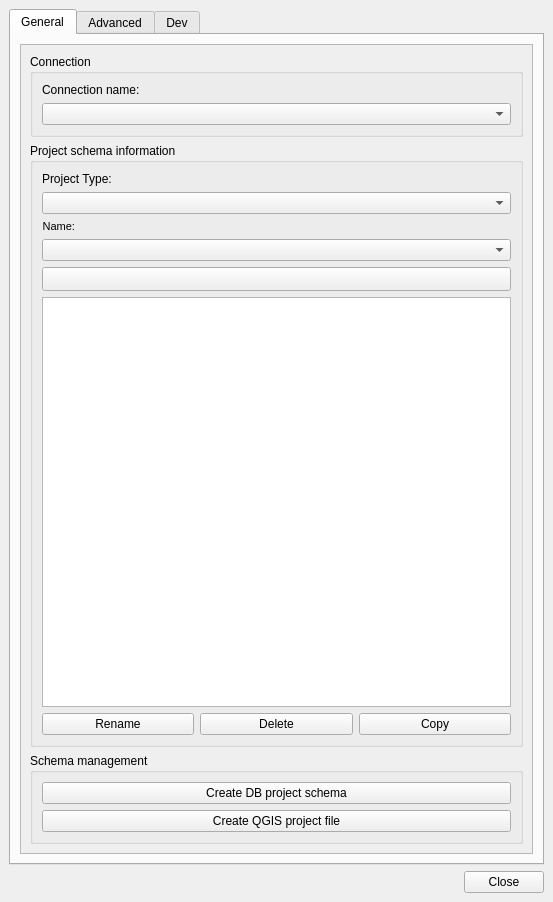
<?xml version="1.0" encoding="UTF-8"?>
<ui version="4.0">
 <class>dlg_admin_ui</class>
 <widget class="QMainWindow" name="dlg_admin_ui">
  <property name="geometry">
   <rect>
    <x>0</x>
    <y>0</y>
    <width>553</width>
    <height>902</height>
   </rect>
  </property>
  <property name="sizePolicy">
   <sizepolicy hsizetype="Expanding" vsizetype="Preferred">
    <horstretch>0</horstretch>
    <verstretch>0</verstretch>
   </sizepolicy>
  </property>
  <property name="maximumSize">
   <size>
    <width>16777215</width>
    <height>16777215</height>
   </size>
  </property>
  <property name="windowTitle">
   <string>Giswater</string>
  </property>
  <property name="unifiedTitleAndToolBarOnMac">
   <bool>false</bool>
  </property>
  <widget class="QWidget" name="centralwidget">
   <layout class="QGridLayout" name="gridLayout_4">
    <item row="5" column="0" colspan="16">
     <layout class="QHBoxLayout" name="horizontalLayout">
      <item>
       <widget class="QLabel" name="lbl_status">
        <property name="enabled">
         <bool>true</bool>
        </property>
        <property name="text">
         <string/>
        </property>
        <property name="pixmap">
         <pixmap>../../../Desktop/Edgar/READ SQL/images/status_ok.png</pixmap>
        </property>
        <property name="scaledContents">
         <bool>false</bool>
        </property>
       </widget>
      </item>
      <item>
       <widget class="QLabel" name="lbl_schema_name">
        <property name="text">
         <string/>
        </property>
       </widget>
      </item>
      <item>
       <widget class="QLabel" name="lbl_status_text">
        <property name="text">
         <string/>
        </property>
       </widget>
      </item>
      <item>
       <spacer name="horizontalSpacer_2">
        <property name="orientation">
         <enum>Qt::Horizontal</enum>
        </property>
        <property name="sizeHint" stdset="0">
         <size>
          <width>40</width>
          <height>20</height>
         </size>
        </property>
       </spacer>
      </item>
      <item>
       <widget class="QPushButton" name="btn_close">
        <property name="sizePolicy">
         <sizepolicy hsizetype="Fixed" vsizetype="Fixed">
          <horstretch>0</horstretch>
          <verstretch>0</verstretch>
         </sizepolicy>
        </property>
        <property name="text">
         <string>Close</string>
        </property>
       </widget>
      </item>
     </layout>
    </item>
    <item row="3" column="0" colspan="16">
     <widget class="QTabWidget" name="tab_main">
      <property name="enabled">
       <bool>true</bool>
      </property>
      <property name="currentIndex">
       <number>0</number>
      </property>
      <widget class="QWidget" name="tab_general">
       <attribute name="title">
        <string>General</string>
       </attribute>
       <layout class="QGridLayout" name="gridLayout">
        <item row="0" column="1">
         <widget class="QScrollArea" name="scrollArea">
          <property name="widgetResizable">
           <bool>true</bool>
          </property>
          <widget class="QWidget" name="scrollAreaWidgetContents_2">
           <property name="geometry">
            <rect>
             <x>0</x>
             <y>0</y>
             <width>509</width>
             <height>803</height>
            </rect>
           </property>
           <layout class="QGridLayout" name="gridLayout_11">
            <item row="2" column="0">
             <widget class="QGroupBox" name="grb_schema_manager">
              <property name="title">
               <string>Schema management</string>
              </property>
              <layout class="QGridLayout" name="gridLayout_26">
               <item row="0" column="0">
                <layout class="QGridLayout" name="gridLayout_23">
                 <item row="0" column="0">
                  <widget class="QPushButton" name="btn_schema_create">
                   <property name="sizePolicy">
                    <sizepolicy hsizetype="Minimum" vsizetype="Preferred">
                     <horstretch>0</horstretch>
                     <verstretch>0</verstretch>
                    </sizepolicy>
                   </property>
                   <property name="font">
                    <font>
                     <weight>50</weight>
                     <bold>false</bold>
                    </font>
                   </property>
                   <property name="text">
                    <string>Create DB project schema</string>
                   </property>
                  </widget>
                 </item>
                 <item row="1" column="0">
                  <widget class="QPushButton" name="btn_gis_create">
                   <property name="text">
                    <string>Create QGIS project file</string>
                   </property>
                  </widget>
                 </item>
                </layout>
               </item>
              </layout>
             </widget>
            </item>
            <item row="0" column="0">
             <widget class="QGroupBox" name="grb_conection">
              <property name="title">
               <string>Connection</string>
              </property>
              <layout class="QGridLayout" name="gridLayout_2">
               <item row="1" column="0" colspan="2">
                <widget class="QComboBox" name="cmb_connection">
                 <property name="enabled">
                  <bool>true</bool>
                 </property>
                </widget>
               </item>
               <item row="0" column="0" colspan="2">
                <widget class="QLabel" name="lbl_connection">
                 <property name="sizePolicy">
                  <sizepolicy hsizetype="Maximum" vsizetype="Preferred">
                   <horstretch>0</horstretch>
                   <verstretch>0</verstretch>
                  </sizepolicy>
                 </property>
                 <property name="text">
                  <string>Connection name:</string>
                 </property>
                </widget>
               </item>
              </layout>
             </widget>
            </item>
            <item row="1" column="0">
             <widget class="QGroupBox" name="grb_project_scin">
              <property name="title">
               <string>Project schema information</string>
              </property>
              <layout class="QGridLayout" name="gridLayout_7">
               <item row="2" column="1">
                <widget class="QLabel" name="lbl_name">
                 <property name="sizePolicy">
                  <sizepolicy hsizetype="Maximum" vsizetype="Preferred">
                   <horstretch>0</horstretch>
                   <verstretch>0</verstretch>
                  </sizepolicy>
                 </property>
                 <property name="font">
                  <font>
                   <pointsize>8</pointsize>
                  </font>
                 </property>
                 <property name="frameShape">
                  <enum>QFrame::NoFrame</enum>
                 </property>
                 <property name="frameShadow">
                  <enum>QFrame::Raised</enum>
                 </property>
                 <property name="text">
                  <string>Name:</string>
                 </property>
                 <property name="alignment">
                  <set>Qt::AlignRight|Qt::AlignTrailing|Qt::AlignVCenter</set>
                 </property>
                 <property name="margin">
                  <number>3</number>
                 </property>
                </widget>
               </item>
               <item row="7" column="1" colspan="3">
                <widget class="QTextEdit" name="software_version_info">
                 <property name="enabled">
                  <bool>true</bool>
                 </property>
                 <property name="readOnly">
                  <bool>true</bool>
                 </property>
                </widget>
               </item>
               <item row="8" column="1" colspan="3">
                <layout class="QGridLayout" name="gridLayout_6">
                 <item row="2" column="1">
                  <widget class="QPushButton" name="btn_delete">
                   <property name="sizePolicy">
                    <sizepolicy hsizetype="Preferred" vsizetype="Fixed">
                     <horstretch>0</horstretch>
                     <verstretch>0</verstretch>
                    </sizepolicy>
                   </property>
                   <property name="text">
                    <string>Delete</string>
                   </property>
                  </widget>
                 </item>
                 <item row="2" column="2">
                  <widget class="QPushButton" name="btn_copy">
                   <property name="sizePolicy">
                    <sizepolicy hsizetype="Minimum" vsizetype="Fixed">
                     <horstretch>0</horstretch>
                     <verstretch>0</verstretch>
                    </sizepolicy>
                   </property>
                   <property name="text">
                    <string>Copy</string>
                   </property>
                  </widget>
                 </item>
                 <item row="2" column="0">
                  <widget class="QPushButton" name="btn_schema_rename">
                   <property name="sizePolicy">
                    <sizepolicy hsizetype="Preferred" vsizetype="Fixed">
                     <horstretch>0</horstretch>
                     <verstretch>0</verstretch>
                    </sizepolicy>
                   </property>
                   <property name="text">
                    <string>Rename</string>
                   </property>
                  </widget>
                 </item>
                </layout>
               </item>
               <item row="3" column="1" colspan="3">
                <widget class="QComboBox" name="project_schema_name">
                 <property name="enabled">
                  <bool>true</bool>
                 </property>
                 <property name="sizePolicy">
                  <sizepolicy hsizetype="Preferred" vsizetype="Fixed">
                   <horstretch>0</horstretch>
                   <verstretch>0</verstretch>
                  </sizepolicy>
                 </property>
                 <property name="frame">
                  <bool>true</bool>
                 </property>
                </widget>
               </item>
               <item row="0" column="1">
                <widget class="QLabel" name="lbl_project_type">
                 <property name="layoutDirection">
                  <enum>Qt::LeftToRight</enum>
                 </property>
                 <property name="text">
                  <string>Project Type:       </string>
                 </property>
                 <property name="alignment">
                  <set>Qt::AlignLeading|Qt::AlignLeft|Qt::AlignVCenter</set>
                 </property>
                </widget>
               </item>
               <item row="1" column="1" colspan="3">
                <widget class="QComboBox" name="cmb_project_type">
                 <property name="sizePolicy">
                  <sizepolicy hsizetype="Expanding" vsizetype="Fixed">
                   <horstretch>0</horstretch>
                   <verstretch>0</verstretch>
                  </sizepolicy>
                 </property>
                </widget>
               </item>
               <item row="6" column="1" colspan="3">
                <widget class="QPushButton" name="btn_info">
                 <property name="enabled">
                  <bool>true</bool>
                 </property>
                 <property name="sizePolicy">
                  <sizepolicy hsizetype="Preferred" vsizetype="Preferred">
                   <horstretch>0</horstretch>
                   <verstretch>0</verstretch>
                  </sizepolicy>
                 </property>
                 <property name="minimumSize">
                  <size>
                   <width>24</width>
                   <height>24</height>
                  </size>
                 </property>
                 <property name="layoutDirection">
                  <enum>Qt::LeftToRight</enum>
                 </property>
                 <property name="text">
                  <string/>
                 </property>
                 <property name="iconSize">
                  <size>
                   <width>16</width>
                   <height>16</height>
                  </size>
                 </property>
                 <property name="checkable">
                  <bool>false</bool>
                 </property>
                 <property name="autoDefault">
                  <bool>false</bool>
                 </property>
                 <property name="default">
                  <bool>false</bool>
                 </property>
                 <property name="flat">
                  <bool>false</bool>
                 </property>
                </widget>
               </item>
              </layout>
             </widget>
            </item>
           </layout>
          </widget>
         </widget>
        </item>
       </layout>
      </widget>
      <widget class="QWidget" name="tab_advanced">
       <attribute name="title">
        <string>Advanced</string>
       </attribute>
       <layout class="QGridLayout" name="gridLayout_21">
        <item row="0" column="0">
         <widget class="QScrollArea" name="scrollArea_2">
          <property name="widgetResizable">
           <bool>true</bool>
          </property>
          <widget class="QWidget" name="scrollAreaWidgetContents_3">
           <property name="geometry">
            <rect>
             <x>0</x>
             <y>0</y>
             <width>509</width>
             <height>803</height>
            </rect>
           </property>
           <layout class="QGridLayout" name="gridLayout_12">
            <item row="0" column="0" colspan="2">
             <widget class="QGroupBox" name="grb_load_cf">
              <property name="title">
               <string>Load custom file</string>
              </property>
              <layout class="QGridLayout" name="gridLayout_10">
               <item row="0" column="1" colspan="2">
                <layout class="QGridLayout" name="gridLayout_24">
                 <item row="0" column="1">
                  <widget class="QPushButton" name="btn_custom_select_file">
                   <property name="sizePolicy">
                    <sizepolicy hsizetype="Preferred" vsizetype="Fixed">
                     <horstretch>0</horstretch>
                     <verstretch>0</verstretch>
                    </sizepolicy>
                   </property>
                   <property name="maximumSize">
                    <size>
                     <width>30</width>
                     <height>16777215</height>
                    </size>
                   </property>
                   <property name="text">
                    <string>...</string>
                   </property>
                  </widget>
                 </item>
                 <item row="1" column="0" colspan="2">
                  <widget class="QPushButton" name="btn_custom_load_file">
                   <property name="sizePolicy">
                    <sizepolicy hsizetype="Preferred" vsizetype="Fixed">
                     <horstretch>0</horstretch>
                     <verstretch>0</verstretch>
                    </sizepolicy>
                   </property>
                   <property name="font">
                    <font>
                     <weight>50</weight>
                     <bold>false</bold>
                    </font>
                   </property>
                   <property name="text">
                    <string>Load SQL files</string>
                   </property>
                  </widget>
                 </item>
                 <item row="0" column="0">
                  <widget class="QLineEdit" name="custom_path_folder">
                   <property name="enabled">
                    <bool>false</bool>
                   </property>
                  </widget>
                 </item>
                </layout>
               </item>
              </layout>
             </widget>
            </item>
            <item row="5" column="0" colspan="2">
             <spacer name="verticalSpacer_3">
              <property name="orientation">
               <enum>Qt::Vertical</enum>
              </property>
              <property name="sizeHint" stdset="0">
               <size>
                <width>20</width>
                <height>40</height>
               </size>
              </property>
             </spacer>
            </item>
            <item row="3" column="0" colspan="2">
             <widget class="QGroupBox" name="grb_schema_reload">
              <property name="title">
               <string>Reload</string>
              </property>
              <layout class="QGridLayout" name="gridLayout_9">
               <item row="0" column="0">
                <widget class="QLabel" name="lbl_reload_fct_ftrg">
                 <property name="text">
                  <string>Reload functions &amp; function triggers</string>
                 </property>
                </widget>
               </item>
               <item row="0" column="1">
                <widget class="QPushButton" name="btn_reload_fct_ftrg">
                 <property name="sizePolicy">
                  <sizepolicy hsizetype="Maximum" vsizetype="Preferred">
                   <horstretch>0</horstretch>
                   <verstretch>0</verstretch>
                  </sizepolicy>
                 </property>
                 <property name="text">
                  <string>Execute</string>
                 </property>
                </widget>
               </item>
              </layout>
             </widget>
            </item>
            <item row="1" column="0" colspan="2">
             <widget class="QGroupBox" name="grb_manage_addfields">
              <property name="title">
               <string>Manage add fields</string>
              </property>
              <layout class="QVBoxLayout" name="verticalLayout">
               <item>
                <layout class="QGridLayout" name="gridLayout_5">
                 <item row="1" column="1" colspan="3">
                  <widget class="QLabel" name="lbl_add_fields_feature">
                   <property name="sizePolicy">
                    <sizepolicy hsizetype="Preferred" vsizetype="Preferred">
                     <horstretch>0</horstretch>
                     <verstretch>0</verstretch>
                    </sizepolicy>
                   </property>
                   <property name="text">
                    <string>Feature name:</string>
                   </property>
                  </widget>
                 </item>
                 <item row="2" column="1" colspan="3">
                  <widget class="QComboBox" name="cmb_formname_fields"/>
                 </item>
                 <item row="3" column="3">
                  <widget class="QPushButton" name="btn_delete_field">
                   <property name="text">
                    <string>Delete</string>
                   </property>
                  </widget>
                 </item>
                 <item row="3" column="2">
                  <widget class="QPushButton" name="btn_update_field">
                   <property name="text">
                    <string>Update</string>
                   </property>
                  </widget>
                 </item>
                 <item row="3" column="1">
                  <widget class="QPushButton" name="btn_create_field">
                   <property name="text">
                    <string>Create</string>
                   </property>
                  </widget>
                 </item>
                </layout>
               </item>
              </layout>
             </widget>
            </item>
           </layout>
          </widget>
         </widget>
        </item>
       </layout>
      </widget>
      <widget class="QWidget" name="tab_dev">
       <attribute name="title">
        <string>Dev</string>
       </attribute>
       <layout class="QGridLayout" name="gridLayout_14">
        <item row="0" column="0">
         <widget class="QScrollArea" name="scrollArea_4">
          <property name="widgetResizable">
           <bool>true</bool>
          </property>
          <widget class="QWidget" name="scrollAreaWidgetContents_4">
           <property name="geometry">
            <rect>
             <x>0</x>
             <y>0</y>
             <width>509</width>
             <height>803</height>
            </rect>
           </property>
           <layout class="QGridLayout" name="gridLayout_20">
            <item row="2" column="0">
             <spacer name="verticalSpacer_4">
              <property name="orientation">
               <enum>Qt::Vertical</enum>
              </property>
              <property name="sizeHint" stdset="0">
               <size>
                <width>20</width>
                <height>40</height>
               </size>
              </property>
             </spacer>
            </item>
            <item row="0" column="0">
             <widget class="QGroupBox" name="grb_files_generator">
              <property name="title">
               <string>Plugin files generator</string>
              </property>
              <layout class="QGridLayout" name="gridLayout_16">
               <item row="1" column="0">
                <widget class="QPushButton" name="btn_translation">
                 <property name="text">
                  <string>Translation files</string>
                 </property>
                </widget>
               </item>
               <item row="0" column="0">
                <widget class="QPushButton" name="btn_create_qgis_template">
                 <property name="text">
                  <string>QGIS templates</string>
                 </property>
                </widget>
               </item>
              </layout>
             </widget>
            </item>
            <item row="1" column="0">
             <widget class="QGroupBox" name="groupBox">
              <property name="title">
               <string>Schema Utils</string>
              </property>
              <layout class="QGridLayout" name="gridLayout_15">
               <item row="0" column="0">
                <widget class="QLabel" name="label">
                 <property name="text">
                  <string>WS:</string>
                 </property>
                </widget>
               </item>
               <item row="3" column="0" colspan="2">
                <widget class="QPushButton" name="btn_update_utils">
                 <property name="text">
                  <string>Update</string>
                 </property>
                </widget>
               </item>
               <item row="0" column="1">
                <widget class="QLabel" name="label_2">
                 <property name="text">
                  <string>UD:</string>
                 </property>
                </widget>
               </item>
               <item row="1" column="0">
                <widget class="QComboBox" name="cmb_utils_ws"/>
               </item>
               <item row="2" column="0" colspan="2">
                <widget class="QPushButton" name="btn_create_utils">
                 <property name="text">
                  <string>Create</string>
                 </property>
                </widget>
               </item>
               <item row="1" column="1">
                <widget class="QComboBox" name="cmb_utils_ud"/>
               </item>
              </layout>
             </widget>
            </item>
           </layout>
          </widget>
         </widget>
        </item>
       </layout>
      </widget>
     </widget>
    </item>
   </layout>
  </widget>
  <action name="action_create_sample">
   <property name="text">
    <string>Create Sample</string>
   </property>
  </action>
  <action name="action_create_sample_dev">
   <property name="text">
    <string>Create Sample Dev</string>
   </property>
  </action>
 </widget>
 <tabstops>
  <tabstop>cmb_connection</tabstop>
  <tabstop>cmb_project_type</tabstop>
  <tabstop>project_schema_name</tabstop>
  <tabstop>btn_info</tabstop>
  <tabstop>software_version_info</tabstop>
  <tabstop>btn_schema_rename</tabstop>
  <tabstop>btn_delete</tabstop>
  <tabstop>btn_copy</tabstop>
  <tabstop>tab_main</tabstop>
 </tabstops>
 <resources/>
 <connections/>
</ui>
